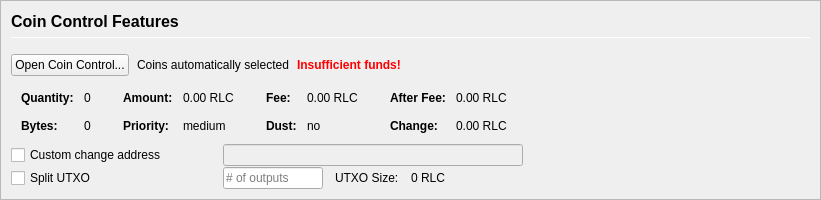
         <widget class="QFrame" name="frameCoinControl">
          <property name="sizePolicy">
           <sizepolicy hsizetype="Expanding" vsizetype="Expanding">
            <horstretch>0</horstretch>
            <verstretch>0</verstretch>
           </sizepolicy>
          </property>
          <property name="maximumSize">
           <size>
            <width>16777215</width>
            <height>16777215</height>
           </size>
          </property>
          <property name="frameShape">
           <enum>QFrame::StyledPanel</enum>
          </property>
          <property name="frameShadow">
           <enum>QFrame::Sunken</enum>
          </property>
          <layout class="QVBoxLayout" name="verticalLayoutCoinControl2">
           <property name="spacing">
            <number>0</number>
           </property>
           <property name="margin">
            <number>0</number>
           </property>
           <item>
            <widget class="QFrame" name="frameCoinControl_BG">
             <layout class="QVBoxLayout" name="verticalLayoutCoinControl" stretch="0,0,0,0,0,0">
              <property name="spacing">
               <number>1</number>
              </property>
              <property name="leftMargin">
               <number>10</number>
              </property>
              <property name="topMargin">
               <number>10</number>
              </property>
              <item>
               <layout class="QHBoxLayout" name="horizontalLayoutCoinControl1">
                <property name="bottomMargin">
                 <number>15</number>
                </property>
                <item>
                 <layout class="QVBoxLayout" name="verticalLayout_3">
                  <property name="spacing">
                   <number>6</number>
                  </property>
                  <item>
                   <widget class="QLabel" name="labelCoinControlFeatures">
                    <property name="sizePolicy">
                     <sizepolicy hsizetype="Preferred" vsizetype="Maximum">
                      <horstretch>0</horstretch>
                      <verstretch>0</verstretch>
                     </sizepolicy>
                    </property>
                    <property name="minimumSize">
                     <size>
                      <width>0</width>
                      <height>20</height>
                     </size>
                    </property>
                    <property name="font">
                     <font>
                      <pointsize>12</pointsize>
                      <weight>75</weight>
                      <bold>true</bold>
                     </font>
                    </property>
                    <property name="styleSheet">
                     <string notr="true">font-weight:bold;</string>
                    </property>
                    <property name="text">
                     <string>Coin Control Features</string>
                    </property>
                   </widget>
                  </item>
                  <item>
                   <widget class="Line" name="line">
                    <property name="minimumSize">
                     <size>
                      <width>0</width>
                      <height>1</height>
                     </size>
                    </property>
                    <property name="maximumSize">
                     <size>
                      <width>16777215</width>
                      <height>1</height>
                     </size>
                    </property>
                    <property name="orientation">
                     <enum>Qt::Horizontal</enum>
                    </property>
                   </widget>
                  </item>
                 </layout>
                </item>
               </layout>
              </item>
              <item>
               <layout class="QHBoxLayout" name="horizontalLayoutCoinControl2" stretch="0,0,0,0">
                <property name="spacing">
                 <number>8</number>
                </property>
                <property name="bottomMargin">
                 <number>10</number>
                </property>
                <item>
                 <widget class="QPushButton" name="pushButtonCoinControl">
                  <property name="styleSheet">
                   <string notr="true"/>
                  </property>
                  <property name="text">
                   <string>Open Coin Control...</string>
                  </property>
                  <property name="autoDefault">
                   <bool>false</bool>
                  </property>
                 </widget>
                </item>
                <item>
                 <widget class="QLabel" name="labelCoinControlAutomaticallySelected">
                  <property name="text">
                   <string>Coins automatically selected</string>
                  </property>
                  <property name="margin">
                   <number>5</number>
                  </property>
                 </widget>
                </item>
                <item>
                 <widget class="QLabel" name="labelCoinControlInsuffFunds">
                  <property name="font">
                   <font>
                    <weight>75</weight>
                    <bold>true</bold>
                   </font>
                  </property>
                  <property name="styleSheet">
                   <string notr="true">color:red;font-weight:bold;</string>
                  </property>
                  <property name="text">
                   <string>Insufficient funds!</string>
                  </property>
                  <property name="margin">
                   <number>5</number>
                  </property>
                 </widget>
                </item>
                <item>
                 <spacer name="horizontalSpacerCoinControl">
                  <property name="orientation">
                   <enum>Qt::Horizontal</enum>
                  </property>
                  <property name="sizeHint" stdset="0">
                   <size>
                    <width>40</width>
                    <height>1</height>
                   </size>
                  </property>
                 </spacer>
                </item>
               </layout>
              </item>
              <item>
               <widget class="QWidget" name="widgetCoinControl" native="true">
                <property name="sizePolicy">
                 <sizepolicy hsizetype="Preferred" vsizetype="Preferred">
                  <horstretch>0</horstretch>
                  <verstretch>0</verstretch>
                 </sizepolicy>
                </property>
                <property name="minimumSize">
                 <size>
                  <width>0</width>
                  <height>0</height>
                 </size>
                </property>
                <property name="styleSheet">
                 <string notr="true"/>
                </property>
                <layout class="QHBoxLayout" name="horizontalLayoutCoinControl5">
                 <property name="margin">
                  <number>0</number>
                 </property>
                 <item>
                  <layout class="QHBoxLayout" name="horizontalLayoutCoinControl3" stretch="0,0,0,1">
                   <property name="spacing">
                    <number>20</number>
                   </property>
                   <property name="topMargin">
                    <number>0</number>
                   </property>
                   <property name="bottomMargin">
                    <number>10</number>
                   </property>
                   <item>
                    <layout class="QFormLayout" name="formLayoutCoinControl1">
                     <property name="horizontalSpacing">
                      <number>10</number>
                     </property>
                     <property name="verticalSpacing">
                      <number>14</number>
                     </property>
                     <property name="leftMargin">
                      <number>10</number>
                     </property>
                     <property name="topMargin">
                      <number>4</number>
                     </property>
                     <property name="rightMargin">
                      <number>6</number>
                     </property>
                     <item row="0" column="0">
                      <widget class="QLabel" name="labelCoinControlQuantityText">
                       <property name="font">
                        <font>
                         <weight>75</weight>
                         <bold>true</bold>
                        </font>
                       </property>
                       <property name="text">
                        <string>Quantity:</string>
                       </property>
                       <property name="margin">
                        <number>0</number>
                       </property>
                      </widget>
                     </item>
                     <item row="0" column="1">
                      <widget class="QLabel" name="labelCoinControlQuantity">
                       <property name="cursor">
                        <cursorShape>IBeamCursor</cursorShape>
                       </property>
                       <property name="contextMenuPolicy">
                        <enum>Qt::ActionsContextMenu</enum>
                       </property>
                       <property name="text">
                        <string notr="true">0</string>
                       </property>
                       <property name="margin">
                        <number>0</number>
                       </property>
                       <property name="textInteractionFlags">
                        <set>Qt::LinksAccessibleByMouse|Qt::TextSelectableByKeyboard|Qt::TextSelectableByMouse</set>
                       </property>
                      </widget>
                     </item>
                     <item row="1" column="0">
                      <widget class="QLabel" name="labelCoinControlBytesText">
                       <property name="font">
                        <font>
                         <weight>75</weight>
                         <bold>true</bold>
                        </font>
                       </property>
                       <property name="text">
                        <string>Bytes:</string>
                       </property>
                      </widget>
                     </item>
                     <item row="1" column="1">
                      <widget class="QLabel" name="labelCoinControlBytes">
                       <property name="cursor">
                        <cursorShape>IBeamCursor</cursorShape>
                       </property>
                       <property name="contextMenuPolicy">
                        <enum>Qt::ActionsContextMenu</enum>
                       </property>
                       <property name="text">
                        <string notr="true">0</string>
                       </property>
                       <property name="textInteractionFlags">
                        <set>Qt::LinksAccessibleByMouse|Qt::TextSelectableByKeyboard|Qt::TextSelectableByMouse</set>
                       </property>
                      </widget>
                     </item>
                    </layout>
                   </item>
                   <item>
                    <layout class="QFormLayout" name="formLayoutCoinControl2">
                     <property name="horizontalSpacing">
                      <number>10</number>
                     </property>
                     <property name="verticalSpacing">
                      <number>14</number>
                     </property>
                     <property name="leftMargin">
                      <number>6</number>
                     </property>
                     <property name="topMargin">
                      <number>4</number>
                     </property>
                     <property name="rightMargin">
                      <number>6</number>
                     </property>
                     <item row="0" column="0">
                      <widget class="QLabel" name="labelCoinControlAmountText">
                       <property name="font">
                        <font>
                         <weight>75</weight>
                         <bold>true</bold>
                        </font>
                       </property>
                       <property name="text">
                        <string>Amount:</string>
                       </property>
                       <property name="margin">
                        <number>0</number>
                       </property>
                      </widget>
                     </item>
                     <item row="0" column="1">
                      <widget class="QLabel" name="labelCoinControlAmount">
                       <property name="cursor">
                        <cursorShape>IBeamCursor</cursorShape>
                       </property>
                       <property name="contextMenuPolicy">
                        <enum>Qt::ActionsContextMenu</enum>
                       </property>
                       <property name="text">
                        <string notr="true">0.00 RLC</string>
                       </property>
                       <property name="textInteractionFlags">
                        <set>Qt::LinksAccessibleByMouse|Qt::TextSelectableByKeyboard|Qt::TextSelectableByMouse</set>
                       </property>
                      </widget>
                     </item>
                     <item row="1" column="0">
                      <widget class="QLabel" name="labelCoinControlPriorityText">
                       <property name="font">
                        <font>
                         <weight>75</weight>
                         <bold>true</bold>
                        </font>
                       </property>
                       <property name="text">
                        <string>Priority:</string>
                       </property>
                      </widget>
                     </item>
                     <item row="1" column="1">
                      <widget class="QLabel" name="labelCoinControlPriority">
                       <property name="cursor">
                        <cursorShape>IBeamCursor</cursorShape>
                       </property>
                       <property name="contextMenuPolicy">
                        <enum>Qt::ActionsContextMenu</enum>
                       </property>
                       <property name="text">
                        <string>medium</string>
                       </property>
                       <property name="textInteractionFlags">
                        <set>Qt::LinksAccessibleByMouse|Qt::TextSelectableByKeyboard|Qt::TextSelectableByMouse</set>
                       </property>
                      </widget>
                     </item>
                    </layout>
                   </item>
                   <item>
                    <layout class="QFormLayout" name="formLayoutCoinControl3">
                     <property name="horizontalSpacing">
                      <number>10</number>
                     </property>
                     <property name="verticalSpacing">
                      <number>14</number>
                     </property>
                     <property name="leftMargin">
                      <number>6</number>
                     </property>
                     <property name="topMargin">
                      <number>4</number>
                     </property>
                     <property name="rightMargin">
                      <number>6</number>
                     </property>
                     <item row="0" column="0">
                      <widget class="QLabel" name="labelCoinControlFeeText">
                       <property name="font">
                        <font>
                         <weight>75</weight>
                         <bold>true</bold>
                        </font>
                       </property>
                       <property name="text">
                        <string>Fee:</string>
                       </property>
                       <property name="margin">
                        <number>0</number>
                       </property>
                      </widget>
                     </item>
                     <item row="0" column="1">
                      <widget class="QLabel" name="labelCoinControlFee">
                       <property name="cursor">
                        <cursorShape>IBeamCursor</cursorShape>
                       </property>
                       <property name="contextMenuPolicy">
                        <enum>Qt::ActionsContextMenu</enum>
                       </property>
                       <property name="text">
                        <string notr="true">0.00 RLC</string>
                       </property>
                       <property name="textInteractionFlags">
                        <set>Qt::LinksAccessibleByMouse|Qt::TextSelectableByKeyboard|Qt::TextSelectableByMouse</set>
                       </property>
                      </widget>
                     </item>
                     <item row="1" column="0">
                      <widget class="QLabel" name="labelCoinControlLowOutputText">
                       <property name="font">
                        <font>
                         <weight>75</weight>
                         <bold>true</bold>
                        </font>
                       </property>
                       <property name="text">
                        <string>Dust:</string>
                       </property>
                      </widget>
                     </item>
                     <item row="1" column="1">
                      <widget class="QLabel" name="labelCoinControlLowOutput">
                       <property name="cursor">
                        <cursorShape>IBeamCursor</cursorShape>
                       </property>
                       <property name="contextMenuPolicy">
                        <enum>Qt::ActionsContextMenu</enum>
                       </property>
                       <property name="text">
                        <string>no</string>
                       </property>
                       <property name="textInteractionFlags">
                        <set>Qt::LinksAccessibleByMouse|Qt::TextSelectableByKeyboard|Qt::TextSelectableByMouse</set>
                       </property>
                      </widget>
                     </item>
                    </layout>
                   </item>
                   <item>
                    <layout class="QFormLayout" name="formLayoutCoinControl4">
                     <property name="horizontalSpacing">
                      <number>10</number>
                     </property>
                     <property name="verticalSpacing">
                      <number>14</number>
                     </property>
                     <property name="leftMargin">
                      <number>6</number>
                     </property>
                     <property name="topMargin">
                      <number>4</number>
                     </property>
                     <property name="rightMargin">
                      <number>6</number>
                     </property>
                     <item row="0" column="0">
                      <widget class="QLabel" name="labelCoinControlAfterFeeText">
                       <property name="font">
                        <font>
                         <weight>75</weight>
                         <bold>true</bold>
                        </font>
                       </property>
                       <property name="text">
                        <string>After Fee:</string>
                       </property>
                       <property name="margin">
                        <number>0</number>
                       </property>
                      </widget>
                     </item>
                     <item row="0" column="1">
                      <widget class="QLabel" name="labelCoinControlAfterFee">
                       <property name="cursor">
                        <cursorShape>IBeamCursor</cursorShape>
                       </property>
                       <property name="contextMenuPolicy">
                        <enum>Qt::ActionsContextMenu</enum>
                       </property>
                       <property name="text">
                        <string notr="true">0.00 RLC</string>
                       </property>
                       <property name="textInteractionFlags">
                        <set>Qt::LinksAccessibleByMouse|Qt::TextSelectableByKeyboard|Qt::TextSelectableByMouse</set>
                       </property>
                      </widget>
                     </item>
                     <item row="1" column="0">
                      <widget class="QLabel" name="labelCoinControlChangeText">
                       <property name="font">
                        <font>
                         <weight>75</weight>
                         <bold>true</bold>
                        </font>
                       </property>
                       <property name="text">
                        <string>Change:</string>
                       </property>
                      </widget>
                     </item>
                     <item row="1" column="1">
                      <widget class="QLabel" name="labelCoinControlChange">
                       <property name="cursor">
                        <cursorShape>IBeamCursor</cursorShape>
                       </property>
                       <property name="contextMenuPolicy">
                        <enum>Qt::ActionsContextMenu</enum>
                       </property>
                       <property name="text">
                        <string notr="true">0.00 RLC</string>
                       </property>
                       <property name="textInteractionFlags">
                        <set>Qt::LinksAccessibleByMouse|Qt::TextSelectableByKeyboard|Qt::TextSelectableByMouse</set>
                       </property>
                      </widget>
                     </item>
                    </layout>
                   </item>
                  </layout>
                 </item>
                </layout>
               </widget>
              </item>
              <item>
               <layout class="QHBoxLayout" name="horizontalLayoutCoinControl4">
                <property name="spacing">
                 <number>12</number>
                </property>
                <property name="sizeConstraint">
                 <enum>QLayout::SetDefaultConstraint</enum>
                </property>
                <property name="topMargin">
                 <number>0</number>
                </property>
                <property name="rightMargin">
                 <number>0</number>
                </property>
                <item>
                 <widget class="QCheckBox" name="checkBoxCoinControlChange">
                  <property name="sizePolicy">
                   <sizepolicy hsizetype="Preferred" vsizetype="Preferred">
                    <horstretch>0</horstretch>
                    <verstretch>0</verstretch>
                   </sizepolicy>
                  </property>
                  <property name="minimumSize">
                   <size>
                    <width>200</width>
                    <height>0</height>
                   </size>
                  </property>
                  <property name="maximumSize">
                   <size>
                    <width>200</width>
                    <height>16777215</height>
                   </size>
                  </property>
                  <property name="toolTip">
                   <string>If this is activated, but the change address is empty or invalid, change will be sent to a newly generated address.</string>
                  </property>
                  <property name="text">
                   <string>Custom change address</string>
                  </property>
                 </widget>
                </item>
                <item>
                 <widget class="QValidatedLineEdit" name="lineEditCoinControlChange">
                  <property name="enabled">
                   <bool>false</bool>
                  </property>
                  <property name="sizePolicy">
                   <sizepolicy hsizetype="Preferred" vsizetype="Preferred">
                    <horstretch>0</horstretch>
                    <verstretch>0</verstretch>
                   </sizepolicy>
                  </property>
                  <property name="minimumSize">
                   <size>
                    <width>300</width>
                    <height>0</height>
                   </size>
                  </property>
                 </widget>
                </item>
                <item>
                 <widget class="QLabel" name="labelCoinControlChangeLabel">
                  <property name="sizePolicy">
                   <sizepolicy hsizetype="Preferred" vsizetype="Preferred">
                    <horstretch>0</horstretch>
                    <verstretch>0</verstretch>
                   </sizepolicy>
                  </property>
                  <property name="minimumSize">
                   <size>
                    <width>100</width>
                    <height>0</height>
                   </size>
                  </property>
                  <property name="text">
                   <string/>
                  </property>
                  <property name="margin">
                   <number>3</number>
                  </property>
                 </widget>
                </item>
               </layout>
              </item>
              <item>
               <layout class="QHBoxLayout" name="horizontalLayoutCoinControl6">
                <property name="spacing">
                 <number>12</number>
                </property>
                <property name="rightMargin">
                 <number>0</number>
                </property>
                <item>
                 <widget class="QCheckBox" name="splitBlockCheckBox">
                  <property name="sizePolicy">
                   <sizepolicy hsizetype="Preferred" vsizetype="Preferred">
                    <horstretch>0</horstretch>
                    <verstretch>0</verstretch>
                   </sizepolicy>
                  </property>
                  <property name="minimumSize">
                   <size>
                    <width>200</width>
                    <height>0</height>
                   </size>
                  </property>
                  <property name="maximumSize">
                   <size>
                    <width>200</width>
                    <height>16777215</height>
                   </size>
                  </property>
                  <property name="text">
                   <string>Split UTXO</string>
                  </property>
                 </widget>
                </item>
                <item>
                 <widget class="QLineEdit" name="splitBlockLineEdit">
                  <property name="sizePolicy">
                   <sizepolicy hsizetype="Preferred" vsizetype="Preferred">
                    <horstretch>50</horstretch>
                    <verstretch>0</verstretch>
                   </sizepolicy>
                  </property>
                  <property name="minimumSize">
                   <size>
                    <width>100</width>
                    <height>0</height>
                   </size>
                  </property>
                  <property name="maximumSize">
                   <size>
                    <width>100</width>
                    <height>16777215</height>
                   </size>
                  </property>
                  <property name="placeholderText">
                   <string># of outputs</string>
                  </property>
                 </widget>
                </item>
                <item>
                 <widget class="QLabel" name="labelBlockSizeText">
                  <property name="text">
                   <string>UTXO Size:</string>
                  </property>
                 </widget>
                </item>
                <item>
                 <widget class="QLabel" name="labelBlockSize">
                  <property name="text">
                   <string>0 RLC</string>
                  </property>
                 </widget>
                </item>
                <item>
                 <spacer name="horizontalSpacer_7">
                  <property name="orientation">
                   <enum>Qt::Horizontal</enum>
                  </property>
                  <property name="sizeHint" stdset="0">
                   <size>
                    <width>40</width>
                    <height>20</height>
                   </size>
                  </property>
                 </spacer>
                </item>
               </layout>
              </item>
              <item>
               <spacer name="verticalSpacerCoinControl">
                <property name="orientation">
                 <enum>Qt::Vertical</enum>
                </property>
                <property name="sizeHint" stdset="0">
                 <size>
                  <width>800</width>
                  <height>1</height>
                 </size>
                </property>
               </spacer>
              </item>
             </layout>
            </widget>
           </item>
          </layout>
         </widget>
